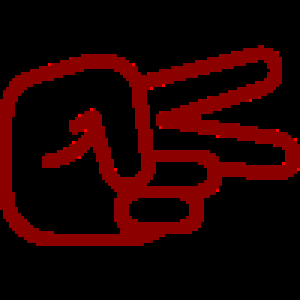
#> input picture img/tesoura.png, 100 x 100 px (shown 3 times larger); its folder holds only this picture in this run
$ python -i main.py   (imports and definitions only)   (older library calls are emulated)
#> lines starting #> are read from the running program, lines starting #| are printed output that depends on the picture
import tkinter
from tkinter import *
from tkinter import ttk
from PIL import Image, ImageTk
import random

# cors --------------------------------
co0 = "#FFFFFF"  # white
co1 = "#333333"  # black
co2 = "#fcc058"  # orange
co3 = "#fff873"  # yellow
co4 = "#34eb3d"   # green
co5 = "#e85151"   # red
fundo = "#3b3b3b"

# [10 lines not run here, left out]

# [1 line that did not run here, left out]
# [1 line not run here, left out]

# [1 line that did not run here, left out]
# [1 line not run here, left out]

# [1 line that did not run here, left out]
# [1 line not run here, left out]

# [1 line that did not run here, left out]
# [1 line not run here, left out]
# [1 line that did not run here, left out]
# [1 line not run here, left out]
# [1 line that did not run here, left out]
# [1 line not run here, left out]

# [1 line that did not run here, left out]
# [1 line not run here, left out]

# [1 line that did not run here, left out]
# [1 line not run here, left out]
# [1 line that did not run here, left out]
# [1 line not run here, left out]
# [1 line that did not run here, left out]
# [1 line not run here, left out]

# [1 line that did not run here, left out]
# [1 line not run here, left out]

# [1 line that did not run here, left out]
# [1 line not run here, left out]

pt_voce = 0
pt_pc = 0
rounds = 5
#-----------LÓGICA-----------#
def jogar(i):
  global rounds
  global pt_voce
  global pt_pc

  if rounds > 0:
    print(rounds)
    option = ['Pedra', 'Papel', 'Tesoura']
    pc = random.choice(option)
    voce = i
    app_pc['text'] = pc
    app_pc['fg'] = co1

    if voce == 'Pedra' and pc == 'Pedra':
      print('empate')
      app_linha['bg'] = co3
      app_1_linha['bg'] = co0
      app_2_linha['bg'] = co0
    elif voce == 'Papel' and pc == 'Papel':
      print('empate')
      app_linha['bg'] = co3
      app_1_linha['bg'] = co0
      app_2_linha['bg'] = co0
    elif voce == 'Tesoura' and pc == 'Tesoura':
      print('empate')
      app_linha['bg'] = co3
      app_1_linha['bg'] = co0
      app_2_linha['bg'] = co0
    elif voce == 'Pedra' and pc == 'Tesoura' or voce == 'Papel' and pc == 'Pedra' or voce == 'Tesoura' and pc == 'Papel':
      print('Você ganhou')
      app_linha['bg'] = co0
      app_1_linha['bg'] = co4
      app_2_linha['bg'] = co5
      pt_voce += 10
      rounds -=1

    elif voce == 'Pedra' and pc == 'Papel' or voce == 'Papel' and pc == 'Tesoura' or voce == 'Tesoura' and pc == 'Pedra':
      print('Computador ganhou')
      app_linha['bg'] = co0
      app_1_linha['bg'] = co5
      app_2_linha['bg'] = co4
      pt_pc += 10
      rounds -=1

    app_1_pontos['text'] = pt_voce
    app_2_pontos['text'] = pt_pc

  else:
    app_1_pontos['text'] = pt_voce
    app_2_pontos['text'] = pt_pc
    game_over()


#--------INICIAR-JOGO---------#
# [62 lines left out: functions iniciar_jogo, game_over, not called in this run]

#----------ESCOLHAS-----------#

# [1 line that did not run here, left out]
# [3 lines not run here, left out]

>>> import cv2
>>> picture = cv2.imread('img/tesoura.png', cv2.IMREAD_GRAYSCALE)
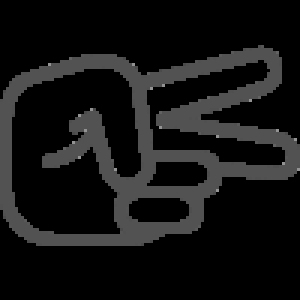
#> picture: shape (100, 100) (shown 3 times larger); min 0, max 147, mean 19.8
#> (the run stopped early here; a loop or call above may not have finished)
